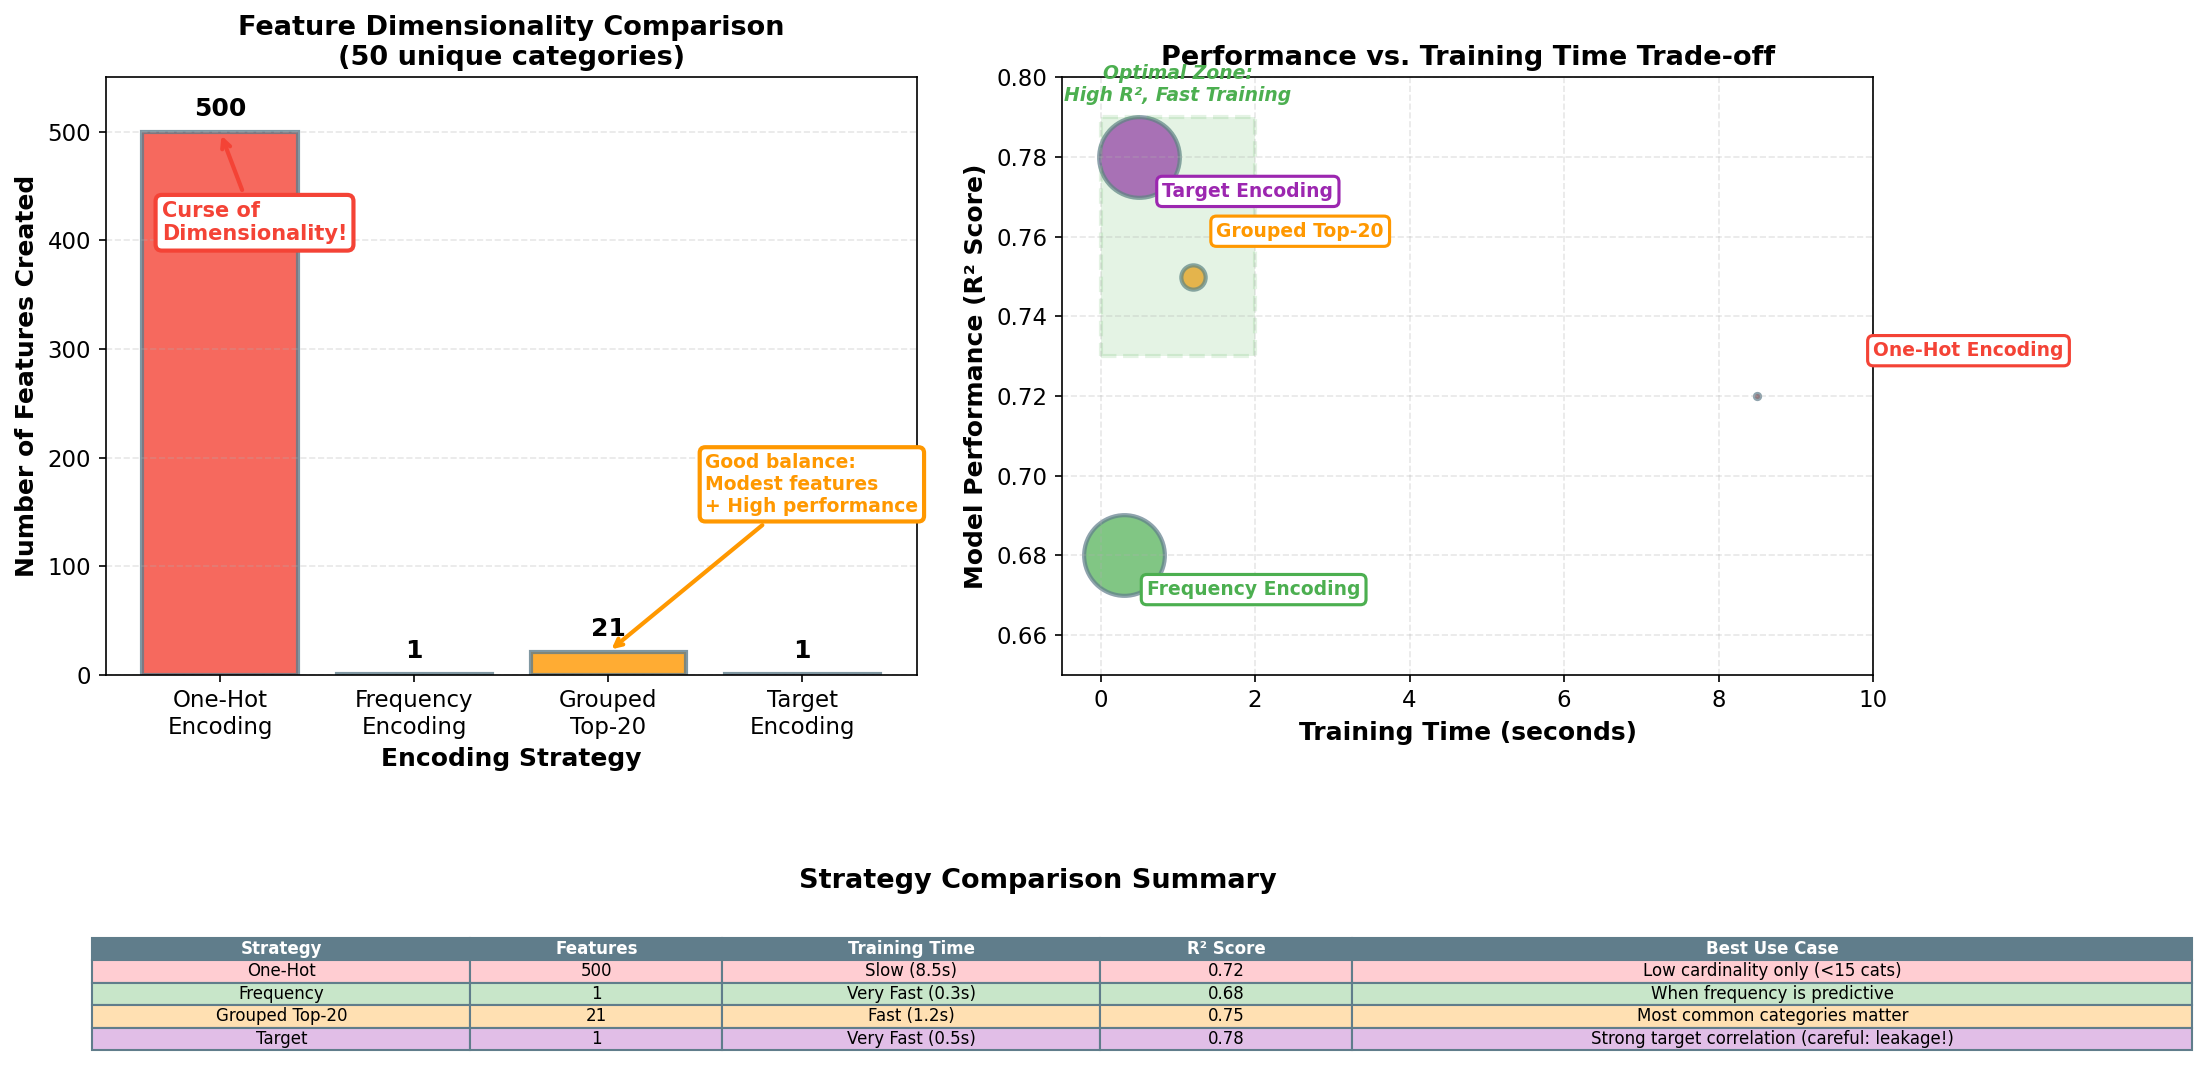

Here is the Python script that generated this plot:
"""
Diagram 3: High-Cardinality Problem Visualization
Comparison of different encoding strategies for high-cardinality features
"""
import matplotlib.pyplot as plt
import numpy as np
from matplotlib.patches import FancyBboxPatch

# Set style
plt.rcParams['font.family'] = 'sans-serif'
plt.rcParams['font.size'] = 11

# Create figure with two subplots
fig, (ax1, ax2) = plt.subplots(1, 2, figsize=(14, 6))

# Color palette
blue = '#2196F3'
green = '#4CAF50'
orange = '#FF9800'
red = '#F44336'
purple = '#9C27B0'
gray = '#607D8B'

# ============ LEFT PLOT: Number of Features ============
strategies = ['One-Hot\nEncoding', 'Frequency\nEncoding', 'Grouped\nTop-20', 'Target\nEncoding']
n_features = [500, 1, 21, 1]
colors_strategies = [red, green, orange, purple]

bars = ax1.bar(strategies, n_features, color=colors_strategies, alpha=0.8, edgecolor=gray, linewidth=2)

# Add value labels on bars
for bar, val in zip(bars, n_features):
    height = bar.get_height()
    ax1.text(bar.get_x() + bar.get_width()/2., height + 10,
            f'{val}',
            ha='center', va='bottom', fontsize=12, weight='bold')

ax1.set_ylabel('Number of Features Created', fontsize=12, weight='bold')
ax1.set_xlabel('Encoding Strategy', fontsize=12, weight='bold')
ax1.set_title('Feature Dimensionality Comparison\n(50 unique categories)', fontsize=13, weight='bold')
ax1.set_ylim(0, 550)
ax1.grid(axis='y', alpha=0.3, linestyle='--')

# Add annotation for one-hot problem
ax1.annotate('Curse of\nDimensionality!',
            xy=(0, 500), xytext=(-0.3, 400),
            arrowprops=dict(arrowstyle='->', color=red, lw=2),
            fontsize=10, weight='bold', color=red,
            bbox=dict(boxstyle='round,pad=0.3', facecolor='white', edgecolor=red, linewidth=2))

# Highlight the sweet spot
ax1.annotate('Good balance:\nModest features\n+ High performance',
            xy=(2, 21), xytext=(2.5, 150),
            arrowprops=dict(arrowstyle='->', color=orange, lw=2),
            fontsize=9, weight='bold', color=orange,
            bbox=dict(boxstyle='round,pad=0.3', facecolor='white', edgecolor=orange, linewidth=2))

# ============ RIGHT PLOT: Performance vs Training Time ============
# Simulated data based on realistic expectations
performance_r2 = [0.72, 0.68, 0.75, 0.78]  # R² scores
training_time = [8.5, 0.3, 1.2, 0.5]  # seconds

# Create scatter plot
for i, (strategy, r2, time, color) in enumerate(zip(strategies, performance_r2, training_time, colors_strategies)):
    # Size proportional to features (inverse for visibility)
    size = 3000 / (n_features[i] + 1)
    ax2.scatter(time, r2, s=size, color=color, alpha=0.7, edgecolors=gray, linewidth=2, label=strategy)

    # Add labels
    offset_x = 0.3 if i != 0 else 1.5
    offset_y = 0.01 if i % 2 == 0 else -0.01
    ax2.annotate(strategy.replace('\n', ' '),
                xy=(time, r2), xytext=(time + offset_x, r2 + offset_y),
                fontsize=9, weight='bold', color=color,
                bbox=dict(boxstyle='round,pad=0.3', facecolor='white', edgecolor=color, linewidth=1.5))

ax2.set_xlabel('Training Time (seconds)', fontsize=12, weight='bold')
ax2.set_ylabel('Model Performance (R² Score)', fontsize=12, weight='bold')
ax2.set_title('Performance vs. Training Time Trade-off', fontsize=13, weight='bold')
ax2.set_xlim(-0.5, 10)
ax2.set_ylim(0.65, 0.80)
ax2.grid(True, alpha=0.3, linestyle='--')

# Add optimal region
from matplotlib.patches import Rectangle
optimal_region = Rectangle((0, 0.73), 2, 0.06,
                          alpha=0.15, facecolor=green, edgecolor=green, linewidth=2, linestyle='--')
ax2.add_patch(optimal_region)
ax2.text(1, 0.793, 'Optimal Zone:\nHigh R², Fast Training',
        ha='center', va='bottom', fontsize=9, style='italic', color=green, weight='bold')

# ============ COMPARISON TABLE (Bottom) ============
fig.text(0.5, -0.02, 'Strategy Comparison Summary', ha='center', fontsize=13, weight='bold')

table_data = [
    ['Strategy', 'Features', 'Training Time', 'R² Score', 'Best Use Case'],
    ['One-Hot', '500', 'Slow (8.5s)', '0.72', 'Low cardinality only (<15 cats)'],
    ['Frequency', '1', 'Very Fast (0.3s)', '0.68', 'When frequency is predictive'],
    ['Grouped Top-20', '21', 'Fast (1.2s)', '0.75', 'Most common categories matter'],
    ['Target', '1', 'Very Fast (0.5s)', '0.78', 'Strong target correlation (careful: leakage!)']
]

# Create table
table_y = -0.10
cell_height = 0.025
row_widths = [0.18, 0.12, 0.18, 0.12, 0.40]
colors_table = ['white', '#FFCDD2', '#C8E6C9', '#FFE0B2', '#E1BEE7']

for row_idx, row in enumerate(table_data):
    x_start = 0.05
    for col_idx, (cell, width) in enumerate(zip(row, row_widths)):
        # Header row
        if row_idx == 0:
            bg_color = gray
            text_color = 'white'
            text_weight = 'bold'
        else:
            bg_color = colors_table[row_idx]
            text_color = 'black'
            text_weight = 'normal'

        # Draw cell
        fig.add_artist(plt.Rectangle((x_start, table_y - row_idx * cell_height),
                                     width, cell_height,
                                     facecolor=bg_color, edgecolor=gray, linewidth=1,
                                     transform=fig.transFigure, clip_on=False))

        # Add text
        fig.text(x_start + width/2, table_y - row_idx * cell_height + cell_height/2,
                cell, ha='center', va='center', fontsize=8,
                weight=text_weight, color=text_color, transform=fig.transFigure)

        x_start += width

plt.tight_layout(rect=[0, 0.08, 1, 0.98])
plt.savefig('/home/chirag/ds-book/book/course-03-eda-features/ch14-categorical-features/diagrams/03_high_cardinality_comparison.png',
           dpi=150, bbox_inches='tight', facecolor='white')
print("✓ Diagram 3 saved: 03_high_cardinality_comparison.png")
